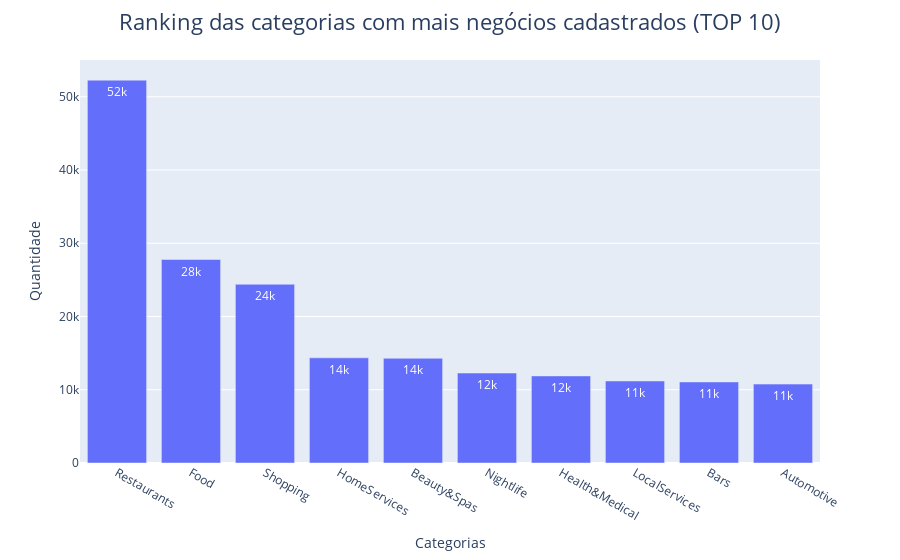

Source (notebook cell):
### Code cell
# Criando um Dataframe contendo as categorias e a quantidade de negócios presentes em cada uma delas (Todos os Estados)

cat_dict = {}

for feature in business:
    if 'category' in feature:
        new_feature = feature.replace('category_','')
        cat_dict[new_feature] = business[feature].sum()

df = pd.DataFrame.from_dict(cat_dict, orient='index').reset_index()
df = df.rename({'index':'categories', 0:'qty'}, axis=1)
df = df.sort_values(by='qty', ascending=False).reset_index(drop=True).head(10)


# Plotando o gráfico das categorias com mais negócios cadastrados (Top 10)

fig = px.bar(df, y='qty', x='categories', text_auto='.2s',
             labels={
                     "categories": "Categorias",
                     "qty": "Quantidade"
                     }
            )

fig.update_layout(title_text = 'Ranking das categorias com mais negócios cadastrados (TOP 10)',
                  title_font_size = 22,
                  title_x=0.5, 
                  )
fig.show()

### Figure 1 — Plotly figure (JSON) as saved in the notebook; plotly's stock layout.template omitted (floating-point values rounded to 4 significant figures)
{"data": [{"alignmentgroup": "True", "hovertemplate": "Categorias=%{x}<br>Quantidade=%{y}<extra></extra>", "legendgroup": "", "marker": {"color": "#636efa", "pattern": {"shape": ""}}, "name": "", "offsetgroup": "", "orientation": "v", "showlegend": false, "textposition": "auto", "texttemplate": "%{y:.2s}", "type": "bar", "x": ["Restaurants", "Food", "Shopping", "HomeServices", "Beauty&Spas", "Nightlife", "Health&Medical", "LocalServices", "Bars", "Automotive"], "xaxis": "x", "y": [52268, 27781, 24395, 14356, 14292, 12281, 11890, 11198, 11065, 10773], "yaxis": "y"}], "layout": {"barmode": "relative", "legend": {"tracegroupgap": 0}, "margin": {"t": 60}, "title": {"font": {"size": 22}, "text": "Ranking das categorias com mais negócios cadastrados (TOP 10)", "x": 0.5}, "xaxis": {"anchor": "y", "domain": [0, 1], "title": {"text": "Categorias"}}, "yaxis": {"anchor": "x", "domain": [0, 1], "title": {"text": "Quantidade"}}}}
